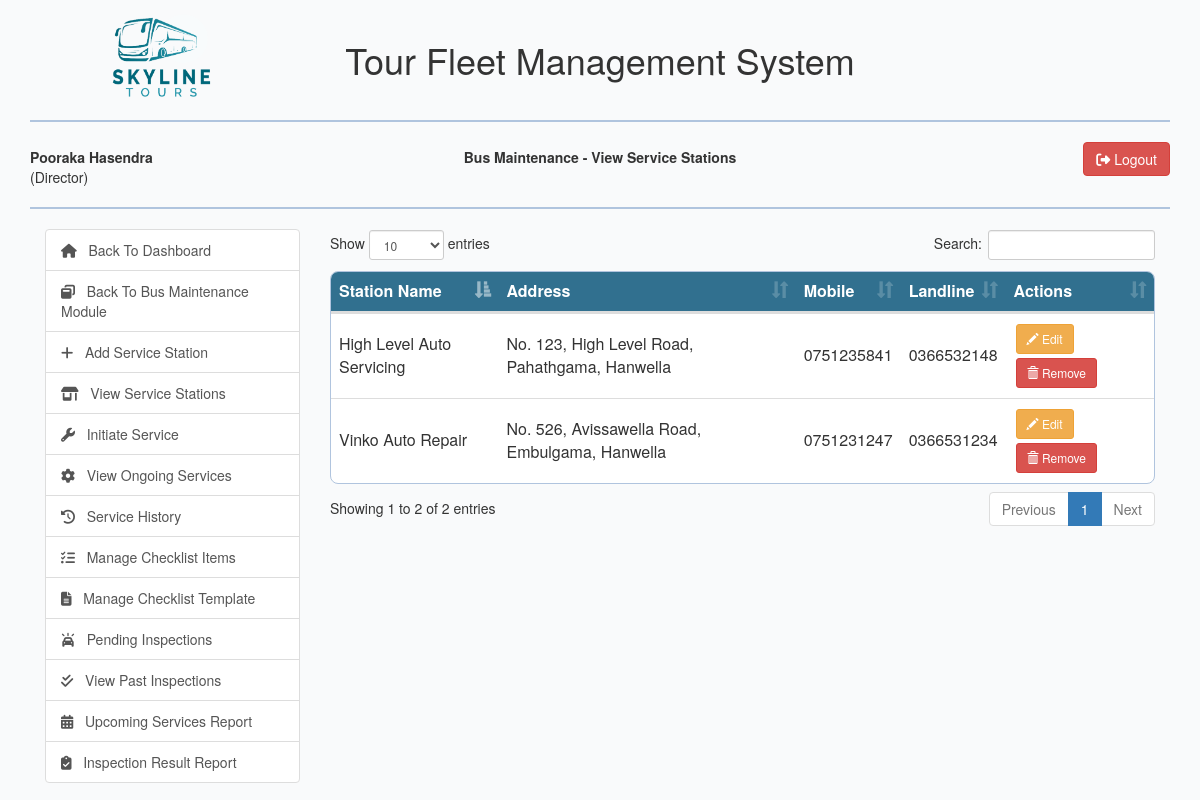
Before: /view/view-service-stations.php (signed in) with the older database file.
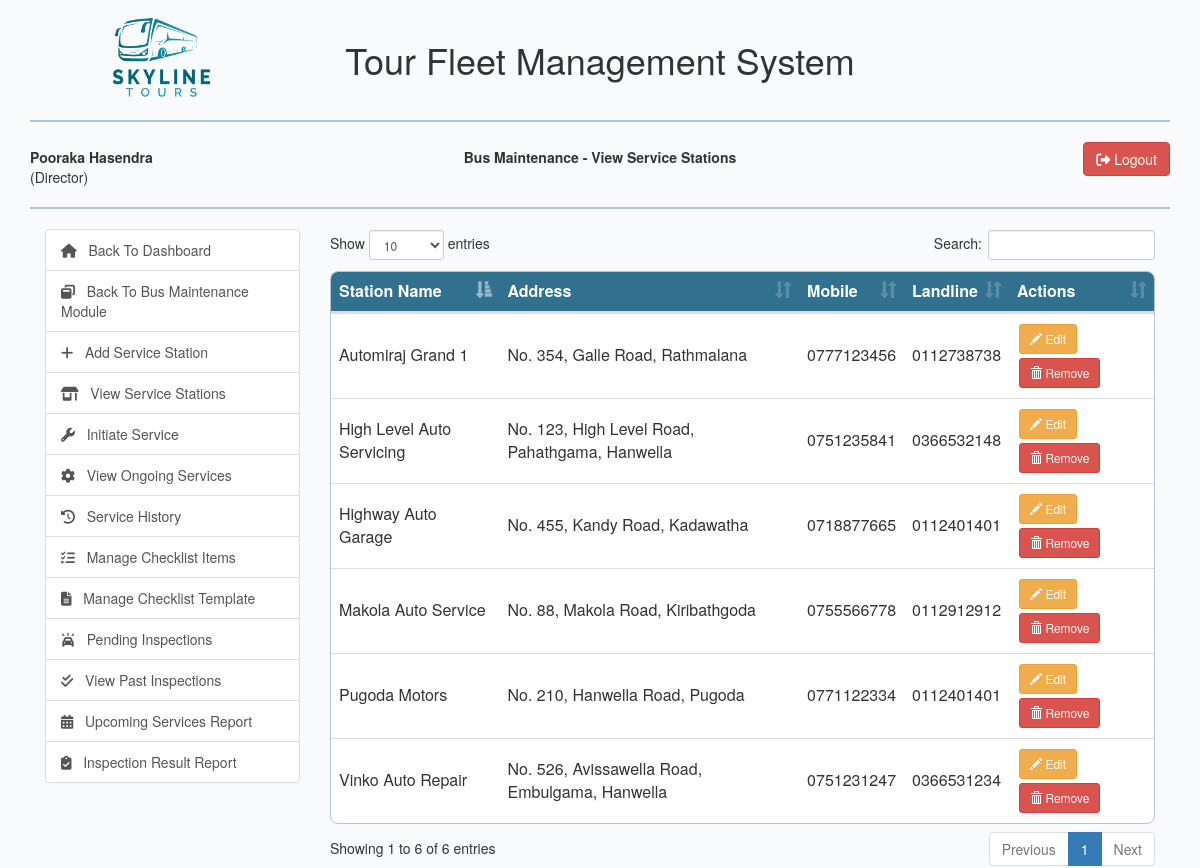
After: the same page with the newer database file.
### tables this page shows
CREATE TABLE `service_station` (
  `service_station_id` int(10) NOT NULL,
  `service_station_name` varchar(255) NOT NULL,
  `address` text NOT NULL,
  `service_station_status` int(10) NOT NULL DEFAULT 1
);

CREATE TABLE `service_station_contact` (
  `service_station_contact_id` int(10) NOT NULL,
  `service_station_contact_number` varchar(10) NOT NULL,
  `contact_type` int(10) NOT NULL,
  `service_station_id` int(10) NOT NULL
);

### model/service_station_model.php (called while the page is built, shortened)
<?php
class ServiceStation{
    public function getServiceStations(){
        $con = $GLOBALS["con"];
        $sql = "SELECT * FROM service_station WHERE service_station_status != '-1'";
        $result = $con->query($sql) or die ($con->error);
        return $result;
    }
    public function getServiceStationContact($serviceStationId){
        $con = $GLOBALS["con"];
        $sql = "SELECT * FROM service_station_contact WHERE service_station_id= ?";
        $stmt = $con->prepare($sql);
        $stmt->bind_param("i", $serviceStationId);
        $stmt->execute();
        $result = $stmt->get_result();
        return $result;
    }
}

### view/view-service-stations.php (the view, shortened to what this page needs)
<?php
include_once '../model/service_station_model.php';
$userSession=$_SESSION["user"];
$serviceStationObj = new ServiceStation();
$serviceStationResult = $serviceStationObj->getServiceStations();
?>
<html lang="en">
<head>
    <link rel="stylesheet" type="text/css" href="../css/dataTables.bootstrap.min.css"/>
    <?php include_once "../includes/bootstrap_css_includes.php"?>
</head>
<body>
    <div class="container">
        <?php $pageName="Bus Maintenance - View Service Stations" ?>
        <?php include_once "../includes/header_row_includes.php";?>
        <div class="col-md-3">
            <?php include_once "../includes/bus_maintenance_functions.php"; ?>
        </div>
        <form action="../controller/service_station_controller.php?status=add_service_station" method="post" enctype="multipart/form-data">
            <div class="col-md-9">
                <div class="row">
                    <div class="col-md-6 col-md-offset-3">
                    </div>
                </div>
                <div class="row">
                    <div class="col-md-12">
                        <table class="table" id="stationtable">
                            <thead>
                                <tr>
                                    <th>Station Name</th>
                                    <th>Address</th>
                                    <th>Mobile</th>
                                    <th>Landline</th>
                                    <th>Actions</th>
                                </tr>
                            </thead>
                            <tbody>
                                <?php   while($serviceStationRow = $serviceStationResult->fetch_assoc()){
                                            $serviceStationId = $serviceStationRow['service_station_id'];
                                            $serviceStationContactResult = $serviceStationObj->getServiceStationContact($serviceStationId);
                                            $serviceStationContactRow1= $serviceStationContactResult->fetch_assoc();
                                            $serviceStationContactRow2= $serviceStationContactResult->fetch_assoc();
                                            $mobile = "Not Available";
                                            $landline = "Not Available";
                                            if($serviceStationContactRow1!=null && $serviceStationContactRow1['contact_type']==1){
                                                $mobile = $serviceStationContactRow1['service_station_contact_number'];
                                            }
                                            elseif ($serviceStationContactRow1!=null && $serviceStationContactRow1['contact_type']==2) {
                                                $landline = $serviceStationContactRow1['service_station_contact_number'];
                                            }
                                            if($serviceStationContactRow2!=null && $serviceStationContactRow2['contact_type']==1){
                                                $mobile = $serviceStationContactRow2['service_station_contact_number'];
                                            }
                                            elseif ($serviceStationContactRow2!=null && $serviceStationContactRow2['contact_type']==2) {
                                                $landline = $serviceStationContactRow2['service_station_contact_number'];
                                            }
                                            $serviceStationId = base64_encode($serviceStationId);
                                ?>
                                <tr>
                                    <td><?php echo htmlspecialchars($serviceStationRow['service_station_name']);?></td>
                                    <td><?php echo htmlspecialchars($serviceStationRow['address']);?></td>
                                    <td><?php echo $mobile; ?></td>
                                    <td><?php echo $landline; ?></td>
                                    <td>
                                        <a href="edit-service-station.php?station_id=<?php echo $serviceStationId; ?>"
                                           class="btn btn-sm btn-warning" style="margin:2px;display:<?php echo checkPermissions(116); ?>">
                                            <span class="glyphicon glyphicon-pencil"></span>
                                            Edit
                                        </a>
                                        <a href="../controller/service_station_controller.php?status=remove_station&station_id=<?php echo $serviceStationId; ?>"
                                           class="btn btn-sm btn-danger remove-station-btn" style="margin:2px;display:<?php echo checkPermissions(117); ?>">
                                            <span class="glyphicon glyphicon-trash"></span>
                                            Remove
                                        </a>
                                    </td>
                                </tr>
                                <?php
                                }?>
                            </tbody>
                        </table>
                    </div>
                </div>
            </div>
        </form>
    </div>
</body>
</html>

### includes/bootstrap_css_includes.php (shortened to what this page needs)
<link rel="stylesheet" type="text/css" href="../css/dataTables.bootstrap.min.css"/>
<link rel="stylesheet" type="text/css" href="/tourfleetmanagement/bootstrap/css/bootstrap.css"/>
<link rel="stylesheet" type="text/css" href="/tourfleetmanagement/css/all.css"/>
<link rel="stylesheet" type="text/css" href="/tourfleetmanagement/css/custom.css"/>

### includes/header_row_includes.php (shortened to what this page needs)
<div class="row" >
    <div class="col-md-offset-0 col-xs-3 col-xs-offset-4  col-md-3 col-sm-offset-0 " style="text-align: center;">
        <img src="../images/logo.png" alt="" style="height:100px;">
    </div>
    <div class="col-md-6 hidden-xs" style="text-align:center;">
        <h1>Tour Fleet Management System</h1>
    </div>
</div>
<hr style="border:1px solid lightsteelblue"/>
<div class="row">
    <div class="col-md-3 col-xs-3 col-sm-3" style="vertical-align: middle;margin-top:5px">
        <b><?php echo ucwords($userSession["user_fname"]." ".$userSession["user_lname"])."</b></br> (".$userSession["role_name"].")"; ?>
    </div>
    <div class="col-md-6 col-xs-6 col-sm-6" style="text-align:center;margin-top:5px">
        <b id="page_name"><?php echo $pageName; ?></b>
    </div>
    <div class="col-md-3 col-xs-3 col-sm-3 text-right">
        <a href="../controller/login_controller.php?status=logout" class="btn btn-danger"><i class="fas fa-sign-out-alt"></i> Logout</a>
    </div>
</div>
<hr style="border:1px solid lightsteelblue"/>

### includes/bus_maintenance_functions.php
<ul class="list-group">
    <a href="dashboard.php" class="list-group-item">
        <span class="fa-solid fa-house"></span> &nbsp;
        Back To Dashboard
    </a>
    <a href="bus-maintenance.php" class="list-group-item">
        <span class="fa-solid fa-window-restore"></span> &nbsp;
        Back To Bus Maintenance Module
    </a>
    <a href="add-service-station.php" class="list-group-item" style="display:<?php echo checkPermissions(114); ?>">
        <span class="fa-solid fa-plus"></span> &nbsp;
        Add Service Station
    </a>
    <a href="view-service-stations.php" class="list-group-item" style="display:<?php echo checkPermissions(115); ?>">
        <span class="fa-solid fa-shop"></span> &nbsp;
        View Service Stations
    </a>
    <a href="initiate-service.php" class="list-group-item" style="display:<?php echo checkPermissions(118); ?>">
        <span class="fa-solid fa-wrench"></span> &nbsp;
        Initiate Service
    </a>
    <a href="view-ongoing-services.php" class="list-group-item" style="display:<?php echo checkPermissions(119); ?>">
        <span class="fa-solid fa-gear fa-spin"></span> &nbsp;
        View Ongoing Services
    </a>
    <a href="service-history.php" class="list-group-item" style="display:<?php echo checkPermissions(122); ?>">
        <span class="fa-solid fa-history"></span> &nbsp;
        Service History
    </a>
    <a href="manage-checklist-items.php" class="list-group-item" style="display:<?php echo checkPermissions(125); ?>">
        <span class="fa-solid fa-list-check"></span> &nbsp;
        Manage Checklist Items
    </a>
    <a href="manage-checklist-template.php" class="list-group-item" style="display:<?php echo checkPermissions(129); ?>">
        <span class="fa-solid fa-file-lines"></span> &nbsp;
        Manage Checklist Template
    </a>
    <a href="pending-inspections.php" class="list-group-item" style="display:<?php echo checkPermissions(130); ?>">
        <span class="fa-solid fa-car-on"></span> &nbsp;
        Pending Inspections
    </a>
    <a href="past-inspections.php" class="list-group-item" style="display:<?php echo checkPermissions(152); ?>">
        <span class="fa-solid fa-check-double"></span> &nbsp;
        View Past Inspections
    </a>
    <a href="../reports/upcoming-services-report.php" class="list-group-item" target="_blank" style="display:<?php echo checkPermissions(132); ?>">
        <span class="fa-solid fa-calendar-days"></span> &nbsp;
        Upcoming Services Report
    </a>
    <a href="inspection-status-report.php" class="list-group-item" style="display:<?php echo checkPermissions(133); ?>">
        <span class="fa-solid fa-clipboard-check"></span> &nbsp;
        Inspection Result Report
    </a>
</ul>

### css/custom.css (style rules this page uses)
body { background-color: #F9FAFB; }
.table { background-color:#ffffff; border-radius: 8px; overflow: hidden; border:1px solid lightsteelblue; }
.table thead { background-color: #31708f; color:white; }
.table tbody > tr > td { vertical-align: middle; }

Changed rows visible on the page:
added service_station: service_station_name "Automiraj Grand 1", address "No. 354, Galle Road, Rathmalana", service_station_contact.service_station_contact_number "0777123456", service_station_contact.service_station_contact_number "0112738738"
added service_station: service_station_name "Highway Auto Garage", address "No. 455, Kandy Road, Kadawatha", service_station_contact.service_station_contact_number "0718877665", service_station_contact.service_station_contact_number "0112401401"
added service_station: service_station_name "Pugoda Motors", address "No. 210, Hanwella Road, Pugoda", service_station_contact.service_station_contact_number "0771122334", service_station_contact.service_station_contact_number "0112401401"
added service_station: service_station_name "Makola Auto Service", address "No. 88, Makola Road, Kiribathgoda", service_station_contact.service_station_contact_number "0755566778", service_station_contact.service_station_contact_number "0112912912"
Other visible differences:
text written by a page script: "Show entries Search: Showing 1 to 2 of 2 entries Previous 1 Next" → "Show entries Search: Showing 1 to 6 of 6 entries Previous 1 Next"
